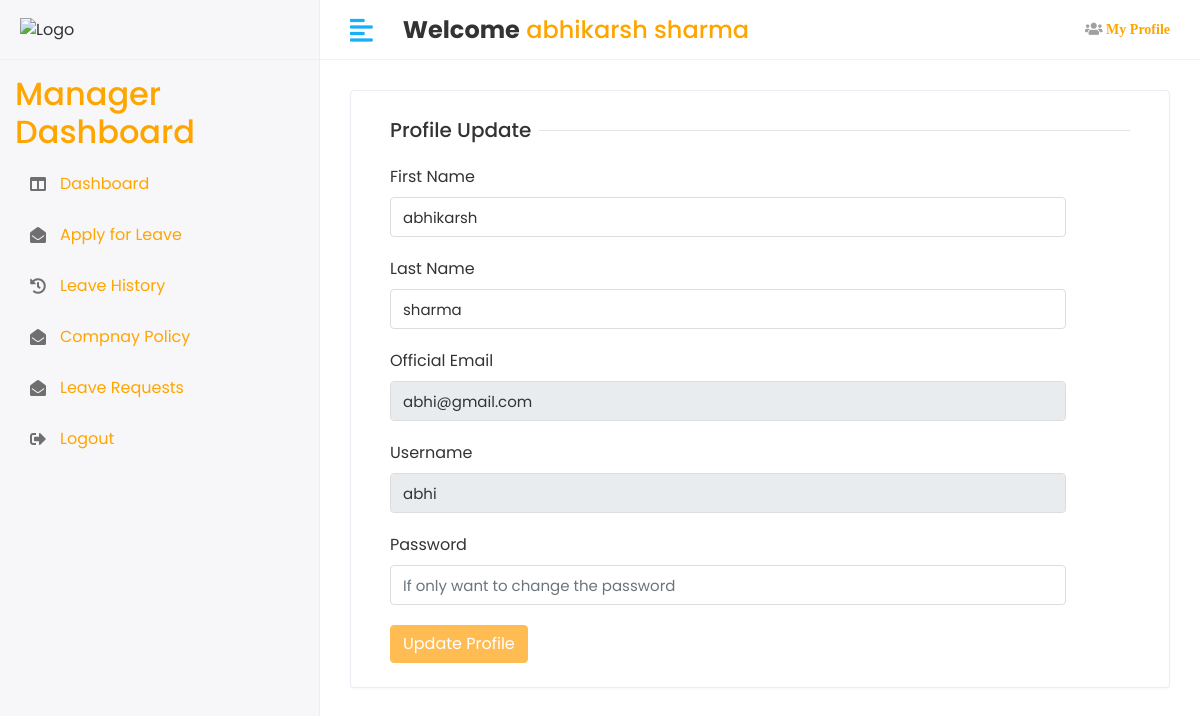
The page /profile (signed in) on the database its author committed.
### student_management_app/models.py (models this page shows)
class CustomUser(AbstractUser):
    user_type_data=((1,'Admin'),(2,'Staff'),(3,'Employee'))
    user_type=models.CharField(default=1,choices=user_type_data,max_length=10)

### student_management_system/views.py (the view)
# urls.py: path('profile',views.PROFILE,name='profile'),
@login_required(login_url='/')
def PROFILE(request):
    user=CustomUser.objects.get(id=request.user.id)
    context={
        'user':user,
    }
    return render(request,'profile.html',context)

### templates/profile.html (shortened to what this page needs)
{% extends "base.html" %} {% block content %}
<div class="row">
  <div class="col-sm-12">
    <div class="card">
      <div class="card-body">
        <form method="post" action="{% url "profile_update" %}">
            <div class="col-12">
              <h5 class="form-title"><span>Profile Update</span></h5>
            </div>
            <div class=" col-sm-11">
              <div class="form-group">
                <label>First Name</label>
                <input type="text" class="form-control" name='firstname' value="{{user.first_name}}">
              </div>
            </div>
            <div class="col-sm-11">
              <div class="form-group">
                <label>Last Name</label>
                <input type="text" class="form-control" name='lastname' value="{{user.last_name}}" >
              </div>
            </div>
            <div class="col-sm-11">
                <div class="form-group">
                  <label>Official Email</label>
                  <input type="text" class="form-control" name='off_email'value="{{user.email}}" readonly>
                </div>
              </div>
            <div class="col-sm-11">
              <div class="form-group">
                <label>Username</label>
                <input type="text" class="form-control" name='username' value="{{user.username}}" readonly >
              </div>
            </div>
            <div class="col-sm-11">
                <div class="form-group">
                  <label>Password</label>
                  <input type="text" class="form-control" name='password' placeholder="If only want to change the password">
                </div>
              </div>
            <div class="col-12">
              <button type="submit" class="btn btn-primary">Update Profile</button>
          </div>
        </form>
      </div>
    </div>
  </div>
</div>
{% endblock content %}

### templates/includes/header.html
{% load static %}
<div class="header">
    <div class="header-left">
       <img src=" {% static 'assets/img/spirallogo.jpg '%}" alt="Logo">
    </div>
    <a href="javascript:void(0);" id="toggle_btn">
    <i class="fas fa-align-left"></i>
    </a>
    <div class="top-nav-search mt-3"><h4><strong >Welcome</strong>
            <span style="color:orange;"> {{user.first_name}} {{user.last_name}}</span></h4>
     </div>
    <ul class="nav user-menu">
       <li class="nav-item dropdown noti-dropdown">
          <li>
            <a class="fas fa-users" href="{% url 'profile' %}"><span style="color:orange;"> My Profile</span></a> </li>
         </li>
    </ul>
 </div>

### static/assets/css/style.css (style rules this page uses)
html { height: 100%; }
body { background-color: #fff; color: #333; font-family: 'Poppins', sans-serif; font-size: 1rem; height: 100%; line-height: 1.5; overflow-x: hidden; }
h1, h2, h3, h4, h5, h6 { font-family: 'Poppins', sans-serif; margin-top: 0; }
.form-control { border: 1px solid #ddd; box-shadow: none; color: #333; font-size: 15px; height: 40px; }
a { color: #009ce7; }
input, button, a { transition: all 0.4s ease; -moz-transition: all 0.4s ease; -o-transition: all 0.4s ease; -ms-transition: all 0.4s ease; -webkit-transition: all 0.4s ease; }
input, input:focus, button, button:focus { outline: none; }
input[type=text], input[type=password] { -webkit-appearance: none; -moz-appearance: none; appearance: none; }
.form-group { margin-bottom: 1.25rem; }
ul, ol { padding: 0px; list-style: none; }
.btn-primary { background-color: #FFBC53; border: 1px solid #FFBC53; }
.card { border: 1px solid #ececf5; box-shadow: 0 1px 3px 0 rgba(0, 0, 0, 0.03); margin-bottom: 1.875rem; }
.card-body { padding: 1.5rem; }
.header { background-color: #fff; border-bottom: 1px solid #f3f3f4; left: 0; position: fixed; right: 0; top: 0; z-index: 1001; height: 60px; }
.header .header-left { float: left; height: 60px; padding: 0 20px; position: relative; width: 320px; z-index: 1; transition: all 0.2s ease-in-out; background-color: #f7f7fa; border-bottom: 1px solid #efefef; border-right: 1px solid #ececf5; display: flex; align-items: center; }
.user-menu { float: right; margin: 0; position: relative; z-index: 99; padding-right: 15px; }
.user-menu.nav > li > a { color: #a0a0a0; font-size: 14px; line-height: 58px; padding: 0 15px; height: 60px; }
.top-nav-search { float: left; margin-left: 15px; }
.form-title { width: 100%; max-width: 100%; padding: 0; font-size: 1.25rem; font-weight: 500; line-height: inherit; color: #333; white-space: normal; position: relative; display: block; margin-bottom: 20px; }
.form-title:before { content: ""; position: absolute; left: 0px; right: 0px; height: 1px; top: 50%; background-color: rgba(0, 0, 0, 0.1); }
.form-title span { padding: 0px 0.5rem 0 0; background-color: #fff; display: inline-block; z-index: 2; position: relative; }
@media (min-width: 992px) { #toggle_btn { align-items: center; color: #18aefa; display: inline-flex; float: left; font-size: 26px; height: 60px; justify-content: center; margin-left: 15px; padding: 0 15px; } }

### rows shown on the page
CustomUser: first_name "abhikarsh", last_name "sharma", firstname "abhikarsh", lastname "sharma", username "abhi"
